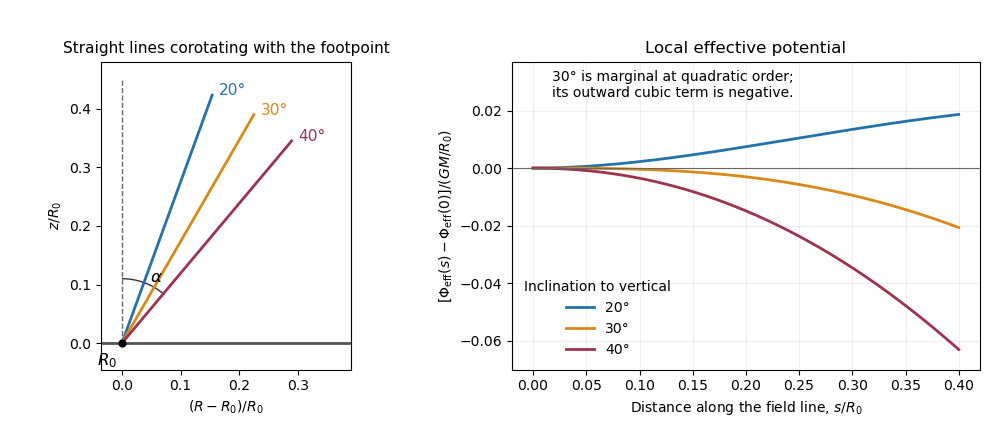

The script that saved this image:
"""Original local magnetocentrifugal-launching geometry and potential plot.

Python 3.14.4, NumPy 2.3.5 and Matplotlib 3.10.7.
Writes only the PNG basename in caller CWD; respects caller MPLCONFIGDIR.
"""
import numpy as np
import matplotlib
matplotlib.use('Agg')
import matplotlib.pyplot as plt
from matplotlib.patches import Arc

fig,(geometry,profile)=plt.subplots(1,2,figsize=(10,4.4),dpi=100,facecolor='white',gridspec_kw={'width_ratios':[1,1.55]})
colors=['#2373aa','#d88917','#9d334c']
angles=[20,30,40]
s=np.linspace(0,.45,301)
geometry.axhline(0,color='#555555',linewidth=2)
geometry.plot([0,0],[0,.45],'--',color='#666666',linewidth=1)
for deg,color in zip(angles,colors):
    a=np.radians(deg)
    geometry.plot(s*np.sin(a),s*np.cos(a),color=color,linewidth=2,label=str(deg)+'°')
    geometry.text(s[-1]*np.sin(a)+.012,s[-1]*np.cos(a),str(deg)+'°',color=color,fontsize=11)
geometry.scatter([0],[0],color='black',s=24,zorder=5)
geometry.add_patch(Arc((0,0),.22,.22,theta1=50,theta2=90,color='#333333'))
geometry.text(.048,.105,r'$\alpha$',fontsize=12)
geometry.text(-.025,-.037,r'$R_0$',ha='center',fontsize=12)
geometry.set_xlim(-.035,.39)
geometry.set_ylim(-.045,.48)
geometry.set_aspect('equal')
geometry.set_xlabel(r'$(R-R_0)/R_0$')
geometry.set_ylabel(r'$z/R_0$')
geometry.set_title('Straight lines corotating with the footpoint',fontsize=11)
x=np.linspace(0,.4,501)
for deg,color in zip(angles,colors):
    a=np.sin(np.radians(deg))
    potential=-1/np.sqrt(1+2*a*x+x*x)-.5*(1+a*x)**2+1.5
    profile.plot(x,potential,color=color,linewidth=2,label=str(deg)+'°')
profile.axhline(0,color='#666666',linewidth=.8)
profile.set_xlabel(r'Distance along the field line, $s/R_0$')
profile.set_ylabel(r'$[\Phi_{\rm eff}(s)-\Phi_{\rm eff}(0)]/(GM/R_0)$')
profile.set_title('Local effective potential',fontsize=12)
profile.legend(title='Inclination to vertical',frameon=False,loc='lower left',fontsize=10)
profile.grid(alpha=.2)
profile.set_ylim(-.07,.037)
profile.text(.018,.034,'30° is marginal at quadratic order;\nits outward cubic term is negative.',fontsize=10,va='top')
fig.subplots_adjust(left=.075,right=.98,bottom=.16,top=.86,wspace=.35)
fig.savefig('paper-62-launching-potential.png',dpi=100,facecolor='white',transparent=False)
plt.close(fig)
